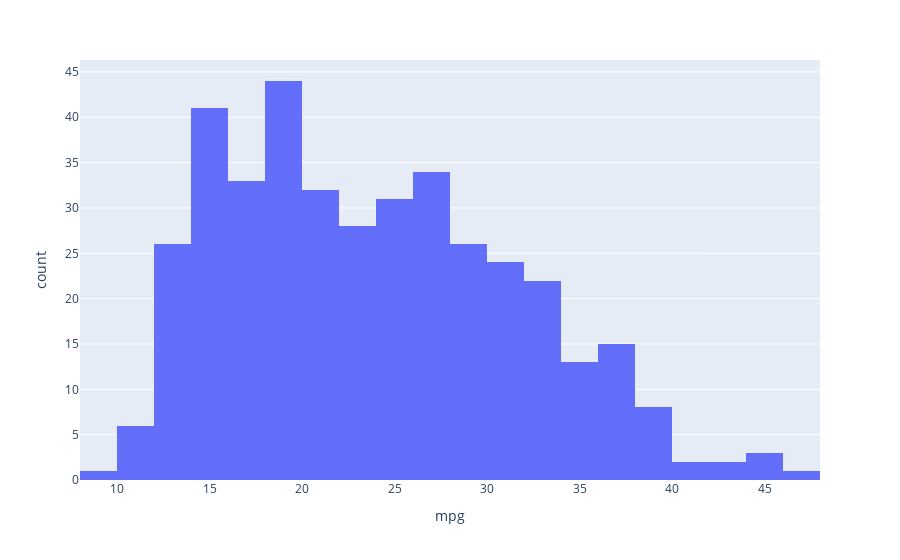

Write notebook code for a chart like this one.
### Markdown cell above
Ultimately we want to predict miles per gallon (`mpg`), so make a histogram of that.

### Code cell
px.histogram(dataframe,x="mpg")

#<xml xmlns="https://developers.google.com/blockly/xml"><variables><variable id="YtOOS!JE-+8IZ!JNUh]l">px</variable><variable id="SI@^,P?H2_w62.Ew9{z*">dataframe</variable></variables><block type="varDoMethod" id="BA;^5Vw*oM|6hd_74/:@" x="0" y="0"><mutation items="2"></mutation><field name="VAR" id="YtOOS!JE-+8IZ!JNUh]l">px</field><field name="MEMBER">histogram</field><data>px:histogram</data><value name="ADD0"><block type="variables_get" id="xcKQ|UB~$Lic5K+++,]}"><field name="VAR" id="SI@^,P?H2_w62.Ew9{z*">dataframe</field></block></value><value name="ADD1"><block type="dummyOutputCodeBlock" id="Z6+99ubtI^8E_8qB=7Vu"><field name="CODE">x="mpg"</field></block></value></block></xml>

### Figure 1 — Plotly figure (JSON) as saved in the notebook; plotly's stock layout.template omitted (floating-point values rounded to 4 significant figures; data arrays with more than 128 entries replaced by an {"elided": "..."} marker saying what was removed)
{"data": [{"bingroup": "x", "hovertemplate": "mpg=%{x}<br>count=%{y}<extra></extra>", "legendgroup": "", "marker": {"color": "#636efa", "pattern": {"shape": ""}}, "name": "", "orientation": "v", "showlegend": false, "type": "histogram", "x": {"elided": "392 float values"}, "xaxis": "x", "yaxis": "y"}], "layout": {"barmode": "relative", "legend": {"tracegroupgap": 0}, "margin": {"t": 60}, "xaxis": {"anchor": "y", "domain": [0, 1], "title": {"text": "mpg"}}, "yaxis": {"anchor": "x", "domain": [0, 1], "title": {"text": "count"}}}}
